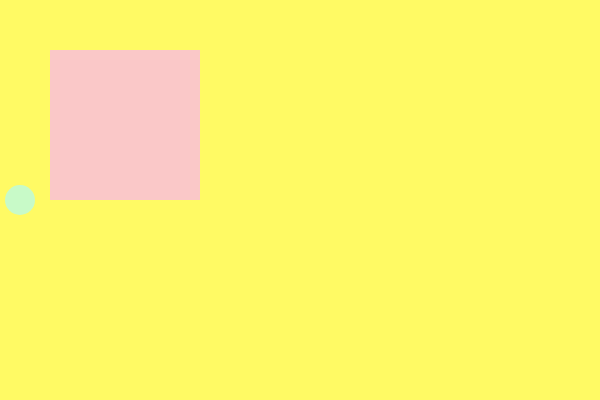
Frame 1 (no input)
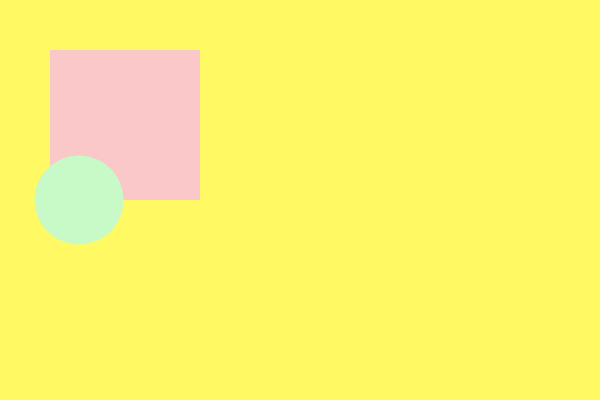
Frame 60 (no input)
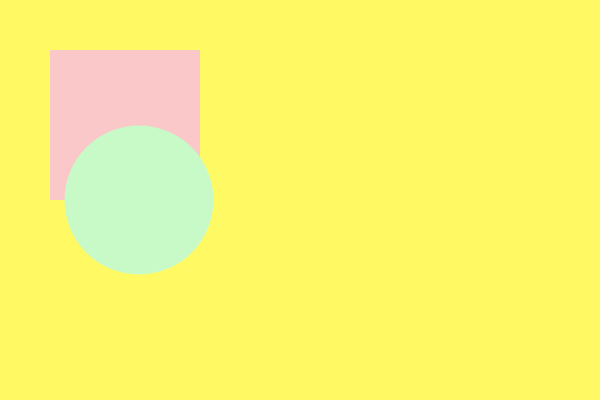
Frame 120 (the mouse pressed at the canvas centre since frame 60)

The p5.js sketch that drew these frames (run headless with seeded random() and noise() and a simulated clock; from frame 60 on, the mouse is pressed at the canvas centre):

// p5.js sketch
// ── sketch.js
function preload(){
  // put preload code here
}

  var circleX
  var size



function setup() {
  // put setup code here
  createCanvas(600,400);
//  print("setum function")
circleX = 20;
size = 30;
}

function draw() {
  // put drawing code here
  background(255,250,100);
  noStroke()
  fill(250,200,200)
  rect(50,50,150,150);

  fill(200,250,200)
  ellipse(circleX,200,size,size);
circleX = circleX + 1;
size = size + 1

//  console.log(frameCount);

}

//function mousePressed(){
  //background(255,250,100);
//}
// no stroke for painting ptogram
